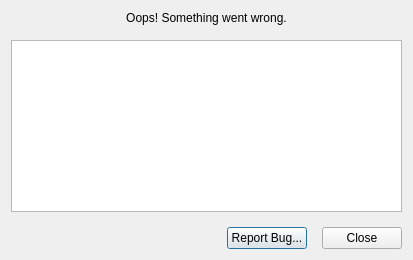
<?xml version="1.0" encoding="UTF-8"?>
<ui version="4.0">
 <class>CrashDialog</class>
 <widget class="QDialog" name="CrashDialog">
  <property name="windowModality">
   <enum>Qt::ApplicationModal</enum>
  </property>
  <property name="geometry">
   <rect>
    <x>0</x>
    <y>0</y>
    <width>413</width>
    <height>260</height>
   </rect>
  </property>
  <property name="sizePolicy">
   <sizepolicy hsizetype="Expanding" vsizetype="Preferred">
    <horstretch>0</horstretch>
    <verstretch>0</verstretch>
   </sizepolicy>
  </property>
  <property name="windowTitle">
   <string>Error</string>
  </property>
  <property name="modal">
   <bool>true</bool>
  </property>
  <layout class="QVBoxLayout" name="verticalLayout">
   <property name="spacing">
    <number>15</number>
   </property>
   <item>
    <layout class="QVBoxLayout" name="verticalLayout_3">
     <item>
      <widget class="QLabel" name="label">
       <property name="text">
        <string>Oops! Something went wrong.</string>
       </property>
       <property name="alignment">
        <set>Qt::AlignCenter</set>
       </property>
      </widget>
     </item>
    </layout>
   </item>
   <item>
    <widget class="QPlainTextEdit" name="stacktraceText">
     <property name="lineWrapMode">
      <enum>QPlainTextEdit::NoWrap</enum>
     </property>
     <property name="readOnly">
      <bool>true</bool>
     </property>
    </widget>
   </item>
   <item>
    <layout class="QHBoxLayout" name="horizontalLayout">
     <item>
      <spacer name="horizontalSpacer">
       <property name="orientation">
        <enum>Qt::Horizontal</enum>
       </property>
       <property name="sizeHint" stdset="0">
        <size>
         <width>40</width>
         <height>20</height>
        </size>
       </property>
      </spacer>
     </item>
     <item>
      <widget class="QPushButton" name="reportBugButton">
       <property name="text">
        <string>Report Bug...</string>
       </property>
       <property name="default">
        <bool>true</bool>
       </property>
      </widget>
     </item>
     <item>
      <widget class="QPushButton" name="closeButton">
       <property name="text">
        <string>Close</string>
       </property>
      </widget>
     </item>
    </layout>
   </item>
  </layout>
 </widget>
 <resources/>
 <connections/>
</ui>
